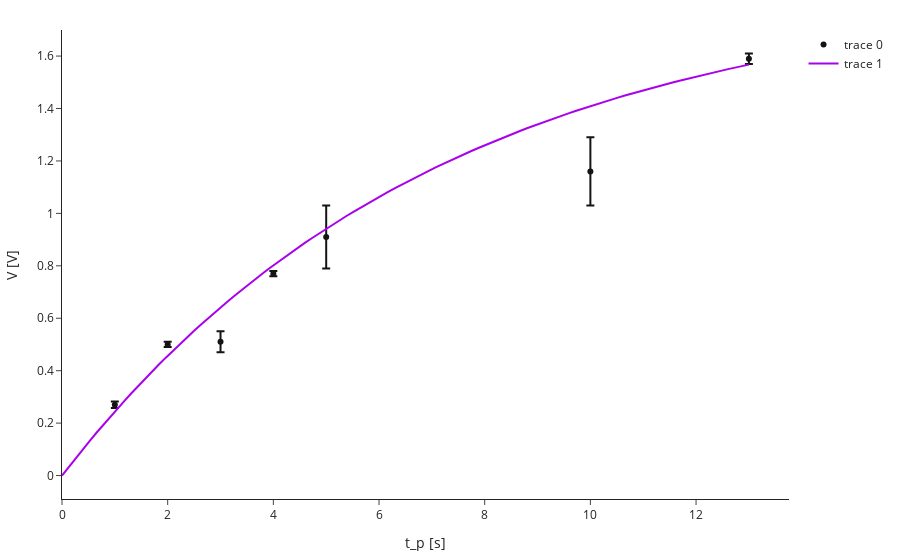

Here is the notebook cell this chart was saved with:
### Code cell
t = np.array([13,10,5,4,3,2,1,0.5])
V = np.array([1.12,0.92,0.84,0.9,0.76,0.60,0.34,0.12])
V_avg = np.array([1.59, 1.16, 0.91, 0.77, 0.51, 0.5, 0.27])
V_avg_err = np.array([0.02, 0.13, 0.12, 0.01, 0.04, 0.01, 0.012])
dt = np.linspace(0,np.max(t),100)
p0 = [1.2, 2.5]

ret = my_curve_fit(M, t[:len(V_avg)], V_avg, p0=p0, sigma=V_avg_err, absolute_sigma=True)
print(ret)


dV = M(dt, *ret.pOpt)

fig = go.Figure()
fig.add_trace(go.Scatter(x=t, y=V_avg, mode="markers", error_y=dict(array=V_avg_err)))
fig.add_trace(go.Scatter(x=dt, y=dV, mode="lines"))
fig.update_layout(xaxis_title="t_p [s]", yaxis_title="V [V]")
fig.show()
